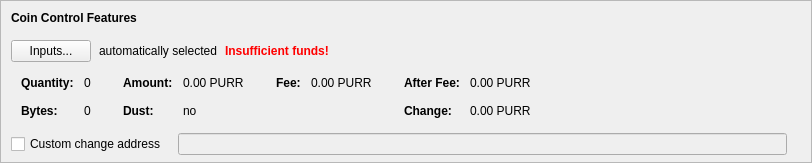
    <widget class="QFrame" name="frameCoinControl">
     <property name="sizePolicy">
      <sizepolicy hsizetype="Expanding" vsizetype="Expanding">
       <horstretch>0</horstretch>
       <verstretch>0</verstretch>
      </sizepolicy>
     </property>
     <property name="maximumSize">
      <size>
       <width>16777215</width>
       <height>16777215</height>
      </size>
     </property>
     <property name="frameShape">
      <enum>QFrame::StyledPanel</enum>
     </property>
     <property name="frameShadow">
      <enum>QFrame::Sunken</enum>
     </property>
     <layout class="QVBoxLayout" name="verticalLayoutCoinControl2">
      <property name="spacing">
       <number>0</number>
      </property>
      <property name="leftMargin">
       <number>0</number>
      </property>
      <property name="topMargin">
       <number>0</number>
      </property>
      <property name="rightMargin">
       <number>0</number>
      </property>
      <property name="bottomMargin">
       <number>6</number>
      </property>
      <item>
       <layout class="QVBoxLayout" name="verticalLayoutCoinControl" stretch="0,0,0,0,1">
        <property name="spacing">
         <number>0</number>
        </property>
        <property name="leftMargin">
         <number>10</number>
        </property>
        <property name="topMargin">
         <number>10</number>
        </property>
        <item>
         <layout class="QHBoxLayout" name="horizontalLayoutCoinControl1">
          <property name="bottomMargin">
           <number>15</number>
          </property>
          <item>
           <widget class="QLabel" name="labelCoinControlFeatures">
            <property name="sizePolicy">
             <sizepolicy hsizetype="Preferred" vsizetype="Maximum">
              <horstretch>0</horstretch>
              <verstretch>0</verstretch>
             </sizepolicy>
            </property>
            <property name="font">
             <font>
              <weight>75</weight>
              <bold>true</bold>
             </font>
            </property>
            <property name="styleSheet">
             <string notr="true">font-weight:bold;</string>
            </property>
            <property name="text">
             <string>Coin Control Features</string>
            </property>
           </widget>
          </item>
         </layout>
        </item>
        <item>
         <layout class="QHBoxLayout" name="horizontalLayoutCoinControl2" stretch="0,0,0,0">
          <property name="spacing">
           <number>8</number>
          </property>
          <property name="bottomMargin">
           <number>10</number>
          </property>
          <item>
           <widget class="QPushButton" name="pushButtonCoinControl">
            <property name="styleSheet">
             <string notr="true"/>
            </property>
            <property name="text">
             <string>Inputs...</string>
            </property>
            <property name="autoDefault">
             <bool>false</bool>
            </property>
           </widget>
          </item>
          <item>
           <widget class="QLabel" name="labelCoinControlAutomaticallySelected">
            <property name="text">
             <string>automatically selected</string>
            </property>
            <property name="margin">
             <number>5</number>
            </property>
           </widget>
          </item>
          <item>
           <widget class="QLabel" name="labelCoinControlInsuffFunds">
            <property name="font">
             <font>
              <weight>75</weight>
              <bold>true</bold>
             </font>
            </property>
            <property name="styleSheet">
             <string notr="true">color:red;font-weight:bold;</string>
            </property>
            <property name="text">
             <string>Insufficient funds!</string>
            </property>
            <property name="margin">
             <number>5</number>
            </property>
           </widget>
          </item>
          <item>
           <spacer name="horizontalSpacerCoinControl">
            <property name="orientation">
             <enum>Qt::Horizontal</enum>
            </property>
            <property name="sizeHint" stdset="0">
             <size>
              <width>40</width>
              <height>1</height>
             </size>
            </property>
           </spacer>
          </item>
         </layout>
        </item>
        <item>
         <widget class="QWidget" name="widgetCoinControl" native="true">
          <property name="sizePolicy">
           <sizepolicy hsizetype="Preferred" vsizetype="Preferred">
            <horstretch>0</horstretch>
            <verstretch>0</verstretch>
           </sizepolicy>
          </property>
          <property name="minimumSize">
           <size>
            <width>0</width>
            <height>0</height>
           </size>
          </property>
          <property name="styleSheet">
           <string notr="true"/>
          </property>
          <layout class="QHBoxLayout" name="horizontalLayoutCoinControl5">
           <property name="leftMargin">
            <number>0</number>
           </property>
           <property name="topMargin">
            <number>0</number>
           </property>
           <property name="rightMargin">
            <number>0</number>
           </property>
           <property name="bottomMargin">
            <number>0</number>
           </property>
           <item>
            <layout class="QHBoxLayout" name="horizontalLayoutCoinControl3" stretch="0,0,0,1">
             <property name="spacing">
              <number>20</number>
             </property>
             <property name="topMargin">
              <number>0</number>
             </property>
             <property name="bottomMargin">
              <number>10</number>
             </property>
             <item>
              <layout class="QFormLayout" name="formLayoutCoinControl1">
               <property name="horizontalSpacing">
                <number>10</number>
               </property>
               <property name="verticalSpacing">
                <number>14</number>
               </property>
               <property name="leftMargin">
                <number>10</number>
               </property>
               <property name="topMargin">
                <number>4</number>
               </property>
               <property name="rightMargin">
                <number>6</number>
               </property>
               <item row="0" column="0">
                <widget class="QLabel" name="labelCoinControlQuantityText">
                 <property name="font">
                  <font>
                   <weight>75</weight>
                   <bold>true</bold>
                  </font>
                 </property>
                 <property name="text">
                  <string>Quantity:</string>
                 </property>
                 <property name="margin">
                  <number>0</number>
                 </property>
                </widget>
               </item>
               <item row="0" column="1">
                <widget class="QLabel" name="labelCoinControlQuantity">
                 <property name="cursor">
                  <cursorShape>IBeamCursor</cursorShape>
                 </property>
                 <property name="contextMenuPolicy">
                  <enum>Qt::ActionsContextMenu</enum>
                 </property>
                 <property name="text">
                  <string notr="true">0</string>
                 </property>
                 <property name="margin">
                  <number>0</number>
                 </property>
                 <property name="textInteractionFlags">
                  <set>Qt::LinksAccessibleByMouse|Qt::TextSelectableByKeyboard|Qt::TextSelectableByMouse</set>
                 </property>
                </widget>
               </item>
               <item row="1" column="0">
                <widget class="QLabel" name="labelCoinControlBytesText">
                 <property name="font">
                  <font>
                   <weight>75</weight>
                   <bold>true</bold>
                  </font>
                 </property>
                 <property name="text">
                  <string>Bytes:</string>
                 </property>
                </widget>
               </item>
               <item row="1" column="1">
                <widget class="QLabel" name="labelCoinControlBytes">
                 <property name="cursor">
                  <cursorShape>IBeamCursor</cursorShape>
                 </property>
                 <property name="contextMenuPolicy">
                  <enum>Qt::ActionsContextMenu</enum>
                 </property>
                 <property name="text">
                  <string notr="true">0</string>
                 </property>
                 <property name="textInteractionFlags">
                  <set>Qt::LinksAccessibleByMouse|Qt::TextSelectableByKeyboard|Qt::TextSelectableByMouse</set>
                 </property>
                </widget>
               </item>
              </layout>
             </item>
             <item>
              <layout class="QFormLayout" name="formLayoutCoinControl2">
               <property name="horizontalSpacing">
                <number>10</number>
               </property>
               <property name="verticalSpacing">
                <number>14</number>
               </property>
               <property name="leftMargin">
                <number>6</number>
               </property>
               <property name="topMargin">
                <number>4</number>
               </property>
               <property name="rightMargin">
                <number>6</number>
               </property>
               <item row="0" column="0">
                <widget class="QLabel" name="labelCoinControlAmountText">
                 <property name="font">
                  <font>
                   <weight>75</weight>
                   <bold>true</bold>
                  </font>
                 </property>
                 <property name="text">
                  <string>Amount:</string>
                 </property>
                 <property name="margin">
                  <number>0</number>
                 </property>
                </widget>
               </item>
               <item row="0" column="1">
                <widget class="QLabel" name="labelCoinControlAmount">
                 <property name="cursor">
                  <cursorShape>IBeamCursor</cursorShape>
                 </property>
                 <property name="contextMenuPolicy">
                  <enum>Qt::ActionsContextMenu</enum>
                 </property>
                 <property name="text">
                  <string notr="true">0.00 PURR</string>
                 </property>
                 <property name="textInteractionFlags">
                  <set>Qt::LinksAccessibleByMouse|Qt::TextSelectableByKeyboard|Qt::TextSelectableByMouse</set>
                 </property>
                </widget>
               </item>
               <item row="1" column="0">
                <widget class="QLabel" name="labelCoinControlLowOutputText">
                 <property name="font">
                  <font>
                   <weight>75</weight>
                   <bold>true</bold>
                  </font>
                 </property>
                 <property name="text">
                  <string>Dust:</string>
                 </property>
                </widget>
               </item>
               <item row="1" column="1">
                <widget class="QLabel" name="labelCoinControlLowOutput">
                 <property name="cursor">
                  <cursorShape>IBeamCursor</cursorShape>
                 </property>
                 <property name="contextMenuPolicy">
                  <enum>Qt::ActionsContextMenu</enum>
                 </property>
                 <property name="text">
                  <string notr="true">no</string>
                 </property>
                 <property name="textInteractionFlags">
                  <set>Qt::LinksAccessibleByMouse|Qt::TextSelectableByKeyboard|Qt::TextSelectableByMouse</set>
                 </property>
                </widget>
               </item>
              </layout>
             </item>
             <item>
              <layout class="QFormLayout" name="formLayoutCoinControl3">
               <property name="horizontalSpacing">
                <number>10</number>
               </property>
               <property name="verticalSpacing">
                <number>14</number>
               </property>
               <property name="leftMargin">
                <number>6</number>
               </property>
               <property name="topMargin">
                <number>4</number>
               </property>
               <property name="rightMargin">
                <number>6</number>
               </property>
               <item row="0" column="0">
                <widget class="QLabel" name="labelCoinControlFeeText">
                 <property name="font">
                  <font>
                   <weight>75</weight>
                   <bold>true</bold>
                  </font>
                 </property>
                 <property name="text">
                  <string>Fee:</string>
                 </property>
                 <property name="margin">
                  <number>0</number>
                 </property>
                </widget>
               </item>
               <item row="0" column="1">
                <widget class="QLabel" name="labelCoinControlFee">
                 <property name="cursor">
                  <cursorShape>IBeamCursor</cursorShape>
                 </property>
                 <property name="contextMenuPolicy">
                  <enum>Qt::ActionsContextMenu</enum>
                 </property>
                 <property name="text">
                  <string notr="true">0.00 PURR</string>
                 </property>
                 <property name="textInteractionFlags">
                  <set>Qt::LinksAccessibleByMouse|Qt::TextSelectableByKeyboard|Qt::TextSelectableByMouse</set>
                 </property>
                </widget>
               </item>
              </layout>
             </item>
             <item>
              <layout class="QFormLayout" name="formLayoutCoinControl4">
               <property name="horizontalSpacing">
                <number>10</number>
               </property>
               <property name="verticalSpacing">
                <number>14</number>
               </property>
               <property name="leftMargin">
                <number>6</number>
               </property>
               <property name="topMargin">
                <number>4</number>
               </property>
               <property name="rightMargin">
                <number>6</number>
               </property>
               <item row="0" column="0">
                <widget class="QLabel" name="labelCoinControlAfterFeeText">
                 <property name="font">
                  <font>
                   <weight>75</weight>
                   <bold>true</bold>
                  </font>
                 </property>
                 <property name="text">
                  <string>After Fee:</string>
                 </property>
                 <property name="margin">
                  <number>0</number>
                 </property>
                </widget>
               </item>
               <item row="0" column="1">
                <widget class="QLabel" name="labelCoinControlAfterFee">
                 <property name="cursor">
                  <cursorShape>IBeamCursor</cursorShape>
                 </property>
                 <property name="contextMenuPolicy">
                  <enum>Qt::ActionsContextMenu</enum>
                 </property>
                 <property name="text">
                  <string notr="true">0.00 PURR</string>
                 </property>
                 <property name="textInteractionFlags">
                  <set>Qt::LinksAccessibleByMouse|Qt::TextSelectableByKeyboard|Qt::TextSelectableByMouse</set>
                 </property>
                </widget>
               </item>
               <item row="1" column="0">
                <widget class="QLabel" name="labelCoinControlChangeText">
                 <property name="font">
                  <font>
                   <weight>75</weight>
                   <bold>true</bold>
                  </font>
                 </property>
                 <property name="text">
                  <string>Change:</string>
                 </property>
                </widget>
               </item>
               <item row="1" column="1">
                <widget class="QLabel" name="labelCoinControlChange">
                 <property name="cursor">
                  <cursorShape>IBeamCursor</cursorShape>
                 </property>
                 <property name="contextMenuPolicy">
                  <enum>Qt::ActionsContextMenu</enum>
                 </property>
                 <property name="text">
                  <string notr="true">0.00 PURR</string>
                 </property>
                 <property name="textInteractionFlags">
                  <set>Qt::LinksAccessibleByMouse|Qt::TextSelectableByKeyboard|Qt::TextSelectableByMouse</set>
                 </property>
                </widget>
               </item>
              </layout>
             </item>
            </layout>
           </item>
          </layout>
         </widget>
        </item>
        <item>
         <layout class="QHBoxLayout" name="horizontalLayoutCoinControl4" stretch="0,0,0">
          <property name="spacing">
           <number>12</number>
          </property>
          <property name="sizeConstraint">
           <enum>QLayout::SetDefaultConstraint</enum>
          </property>
          <property name="topMargin">
           <number>5</number>
          </property>
          <property name="rightMargin">
           <number>5</number>
          </property>
          <item>
           <widget class="QCheckBox" name="checkBoxCoinControlChange">
            <property name="toolTip">
             <string>If this is activated, but the change address is empty or invalid, change will be sent to a newly generated address.</string>
            </property>
            <property name="text">
             <string>Custom change address</string>
            </property>
           </widget>
          </item>
          <item>
           <widget class="QValidatedLineEdit" name="lineEditCoinControlChange">
            <property name="enabled">
             <bool>false</bool>
            </property>
            <property name="sizePolicy">
             <sizepolicy hsizetype="Expanding" vsizetype="Fixed">
              <horstretch>0</horstretch>
              <verstretch>0</verstretch>
             </sizepolicy>
            </property>
           </widget>
          </item>
          <item>
           <widget class="QLabel" name="labelCoinControlChangeLabel">
            <property name="sizePolicy">
             <sizepolicy hsizetype="Preferred" vsizetype="Expanding">
              <horstretch>0</horstretch>
              <verstretch>0</verstretch>
             </sizepolicy>
            </property>
            <property name="minimumSize">
             <size>
              <width>0</width>
              <height>0</height>
             </size>
            </property>
            <property name="text">
             <string/>
            </property>
            <property name="margin">
             <number>3</number>
            </property>
           </widget>
          </item>
         </layout>
        </item>
        <item>
         <spacer name="verticalSpacerCoinControl">
          <property name="orientation">
           <enum>Qt::Vertical</enum>
          </property>
          <property name="sizeHint" stdset="0">
           <size>
            <width>800</width>
            <height>1</height>
           </size>
          </property>
         </spacer>
        </item>
       </layout>
      </item>
     </layout>
    </widget>
